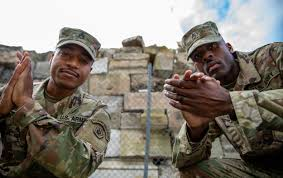
#> input picture armyman.png, 283 x 178 px
$ python Face_Recognition_Image.py
#> lines starting #> are read from the running program, lines starting #| are printed output that depends on the picture; after the words box and inside, x2 and y2 are one past the last pixel; in counts of white or black regions, pixels touching at a corner belong together
import cv2
from random import randrange

# Load the pre-trained face cascade classifier
trained_face = cv2.CascadeClassifier('haarcascade_frontalface_default.xml')

# Load images
img = cv2.imread('armyman.png')
#> img is the input picture: shape (178, 283, 3); mean B, G, R 114.9, 123.7, 130.2
img1 = cv2.imread('client.png')
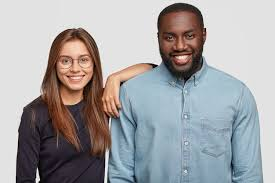
#> input picture client.png, 275 x 183 px
#> img1 is the input picture: shape (183, 275, 3); mean B, G, R 163.9, 161.9, 162.6

# Convert images to grayscale
grayscaled_img = cv2.cvtColor(img1, cv2.COLOR_BGR2GRAY)
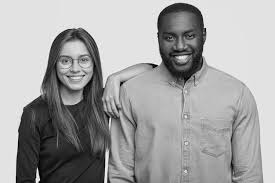
#> grayscaled_img: shape (183, 275); min 0, max 255, mean 162.4

# Detect faces in the grayscale image
face_coordinates = trained_face.detectMultiScale(grayscaled_img)
#> face_coordinates = [[50, 40, 49, 49], [152, 14, 55, 55]]

# Draw rectangles around the detected faces
for (x, y, w, h) in face_coordinates:  # Assuming only one face is detected
    cv2.rectangle(img1, (x, y), (x+w, y+h), (randrange(256), randrange(256), randrange(256)), 2)
#> this loop made 2 passes
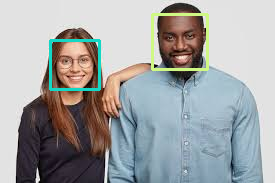
#> img1: shape (183, 275, 3); 2.46% of pixels changed, all inside (x1, y1, x2, y2) = (49, 13, 209, 91)

# Display the image with the rectangles drawn
cv2.imshow("Maahin Face Detector", img1)

# Wait for a key press to exit
cv2.waitKey()

# Print completion message
print("Code Completed")
